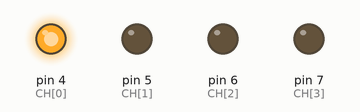
Recording of a sketch running on a simulated Arduino Uno, built with avr-gcc and run on an emulated ATmega328P. On the bench: output pins drawn as LEDs (lit = HIGH).

Above: at 0.5 s.
At 1.5 s:
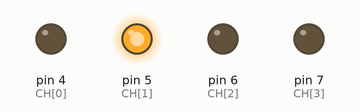
At 2.5 s:
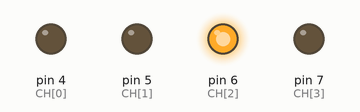
At 3.5 s:
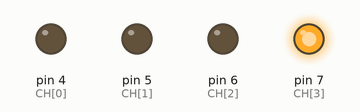
Timing chart, 0 to 5.2 s (numbered marks = the images above):
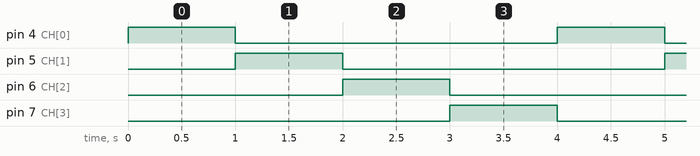

The sketch:

example.ino
```cpp
// Sequentially turns each of the four SSR channels on for 1 second then off, using Arduino digital pins 4–7.
//
// Buy this module: https://shillehtek.com/products/4-channel-5v-ssr-module-arduino-esp32-raspberry
// Full manual: https://shillehtek.com/blogs/shillehtek-product-manuals/4-channel-5v-ssr-module-arduino-esp32-raspberry-manual
// More examples: https://github.com/shillehbean/shillehtek-examples
//

const int CH[4] = {4, 5, 6, 7};

void setup() {
  for (int i = 0; i < 4; i++) {
    pinMode(CH[i], OUTPUT);
    digitalWrite(CH[i], LOW);   // all off at boot
  }
}

void loop() {
  for (int i = 0; i < 4; i++) {
    digitalWrite(CH[i], HIGH);  // ON
    delay(1000);
    digitalWrite(CH[i], LOW);   // OFF
  }
}
```

Measured:
- by itself, pin 4 (CH[0]), pin 5 (CH[1]), pin 6 (CH[2]), pin 7 (CH[3]): alternates HIGH for 1.0 s and LOW for 3.0 s
- by itself, everything shown: repeats every 4.0 s, in 5 steps
